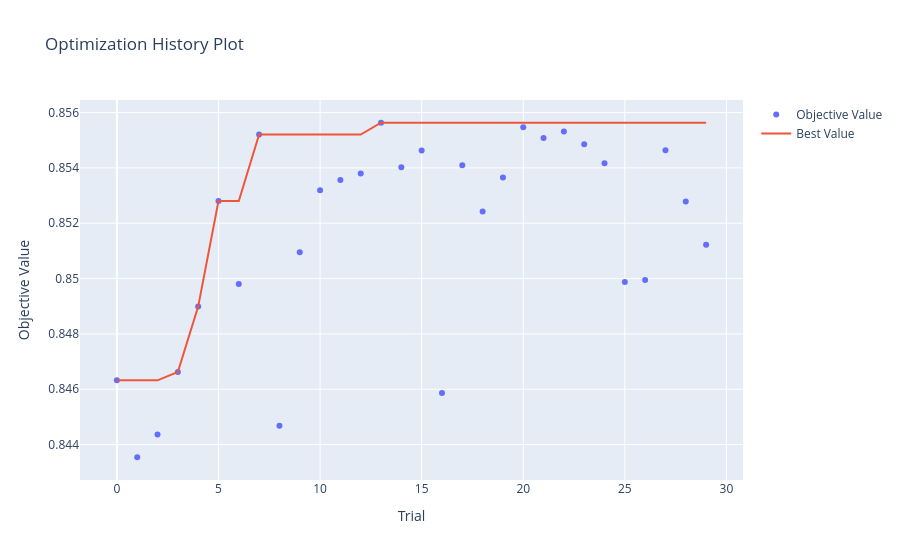

Source (notebook cell):
### Code cell
plot_optimization_history(study)

### Figure 1 — Plotly figure (JSON) as saved in the notebook; plotly's stock layout.template omitted (floating-point values rounded to 4 significant figures)
{"data": [{"mode": "markers", "name": "Objective Value", "type": "scatter", "x": [0, 1, 2, 3, 4, 5, 6, 7, 8, 9, 10, 11, 12, 13, 14, 15, 16, 17, 18, 19, 20, 21, 22, 23, 24, 25, 26, 27, 28, 29], "y": [0.8463, 0.8435, 0.8444, 0.8466, 0.849, 0.8528, 0.8498, 0.8552, 0.8447, 0.851, 0.8532, 0.8536, 0.8538, 0.8556, 0.854, 0.8546, 0.8459, 0.8541, 0.8524, 0.8537, 0.8555, 0.8551, 0.8553, 0.8549, 0.8542, 0.8499, 0.85, 0.8546, 0.8528, 0.8512]}, {"mode": "lines", "name": "Best Value", "type": "scatter", "x": [0, 1, 2, 3, 4, 5, 6, 7, 8, 9, 10, 11, 12, 13, 14, 15, 16, 17, 18, 19, 20, 21, 22, 23, 24, 25, 26, 27, 28, 29], "y": [0.8463, 0.8463, 0.8463, 0.8466, 0.849, 0.8528, 0.8528, 0.8552, 0.8552, 0.8552, 0.8552, 0.8552, 0.8552, 0.8556, 0.8556, 0.8556, 0.8556, 0.8556, 0.8556, 0.8556, 0.8556, 0.8556, 0.8556, 0.8556, 0.8556, 0.8556, 0.8556, 0.8556, 0.8556, 0.8556]}, {"marker": {"color": "#cccccc"}, "mode": "markers", "name": "Infeasible Trial", "showlegend": false, "type": "scatter", "x": [], "y": []}], "layout": {"title": {"text": "Optimization History Plot"}, "xaxis": {"title": {"text": "Trial"}}, "yaxis": {"title": {"text": "Objective Value"}}}}
